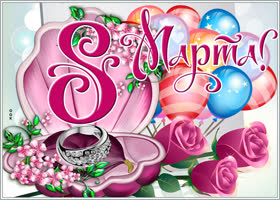
#> input picture 8march.jpg, 280 x 200 px
$ python lab8_3.py
#> lines starting #> are read from the running program, lines starting #| are printed output that depends on the picture
from PIL import Image, ImageFilter, ImageDraw, ImageFont


input_name = input()
#> the answer given: 8march.jpg
inp = input()
im = Image.open(input_name)
#> im is the input picture: PIL image 280x200 RGB; mean R, G, B 194.3, 154.1, 172.7
im_crop = im.crop((10, 700, 400, 900))
#> im_crop: PIL image 390x200 RGB; every value is 0
im_crop.save('1' + input_name)


font = ImageFont.truetype('nice.ttf', 40)
dr = ImageDraw.Draw(im)
dr.text(
        (0, 0),
        inp + ', поздравляем!',
        font=font,
        fill=('#1C0606'))

im.save('res.png')
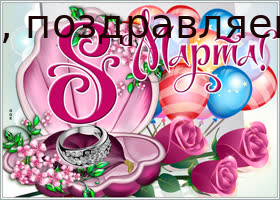
#> saved as res.png: PIL image 280x200 RGB; mean R, G, B 187.4, 147.5, 165.5

$ run again, on otrk.jpg
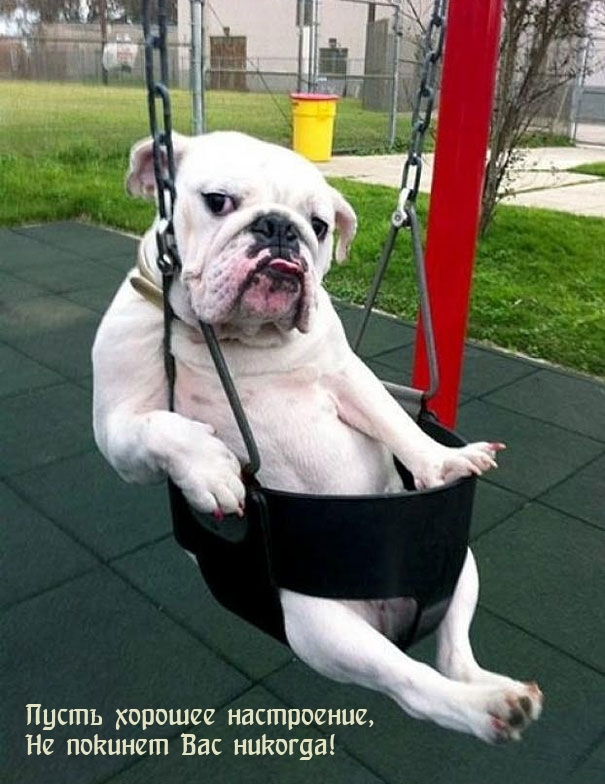
#> input picture otrk.jpg, 605 x 784 px
#> im is the input picture: PIL image 605x784 RGB; mean R, G, B 105.9, 108.4, 95.9
#> `im_crop = im.crop((10, 700, 400, 900))`:
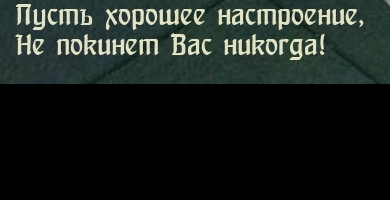
#> im_crop: PIL image 390x200 RGB; mean R, G, B 27.1, 33.7, 30.1
#> `im.save('res.png')`:
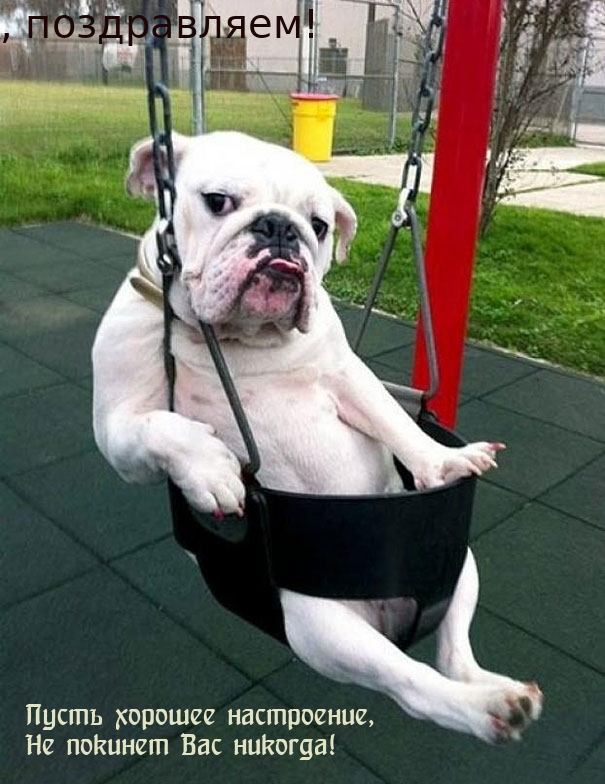
#> saved as res.png: PIL image 605x784 RGB; mean R, G, B 105.2, 107.5, 95.1
